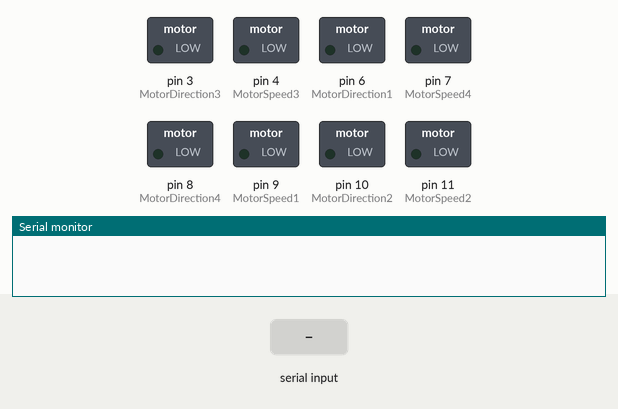
Recording of a sketch running on a simulated Arduino Mega 2560, built with avr-gcc and run on an emulated ATmega2560. Parts: switched loads named in the sketch (green lamp = pin HIGH), the last lines printed to the serial monitor. The test bench sets the inputs (shaded band).

Above: at 1.2 s.
1.3 s: "rear" received over the second serial link
At 2.4 s:
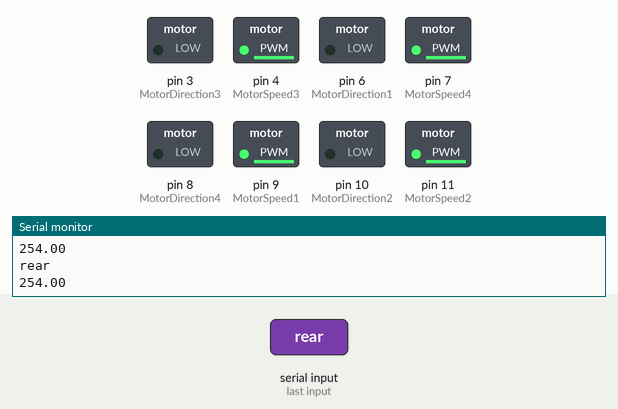
2.8 s: "front" received over the second serial link
At 3.9 s:
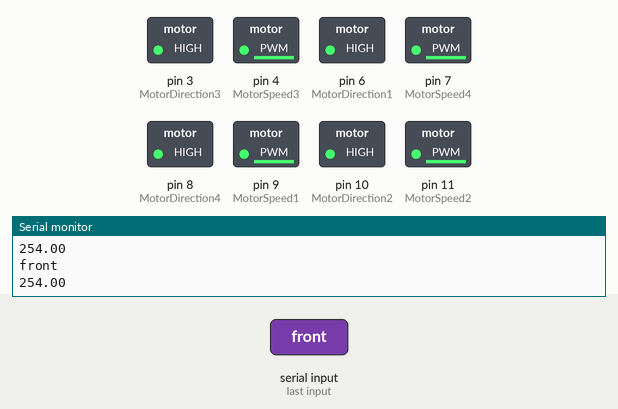
4.3 s: "stop" received over the second serial link
At 4.7 s:
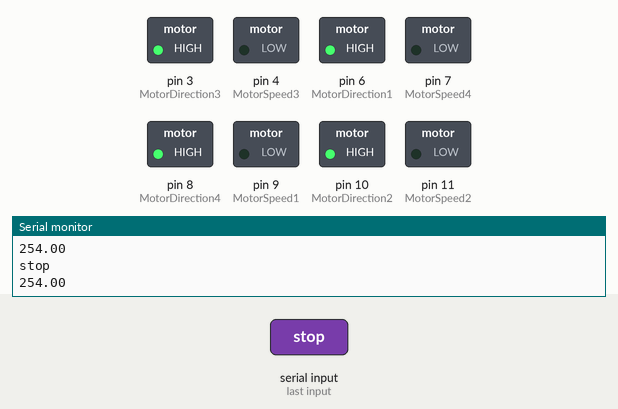
5.8 s: "left" received over the second serial link
At 7.0 s:
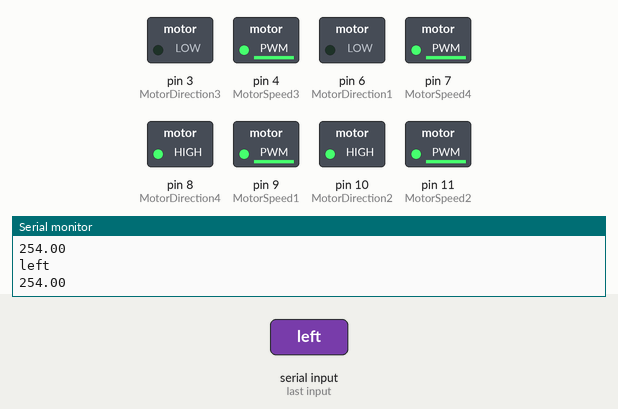
7.3 s: "right" received over the second serial link
At 8.5 s:
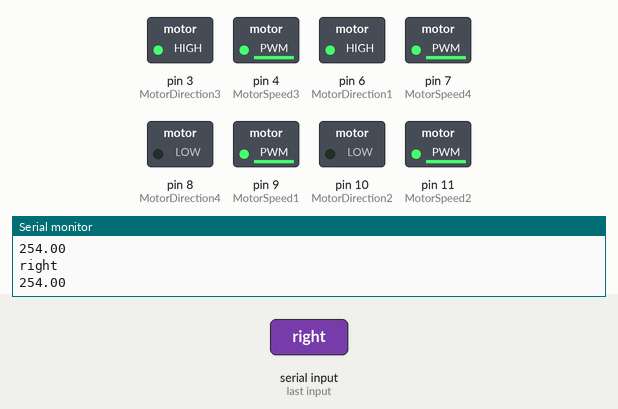
8.8 s: "lf" received over the second serial link
At 9.8 s:
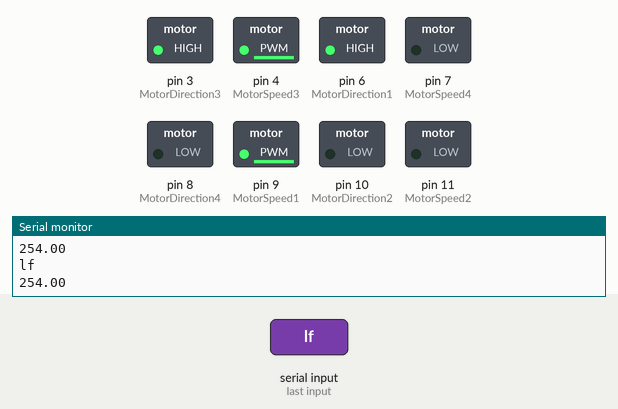
Timing chart, 0 to 11.3 s (numbered marks = the images above; inputs shaded):
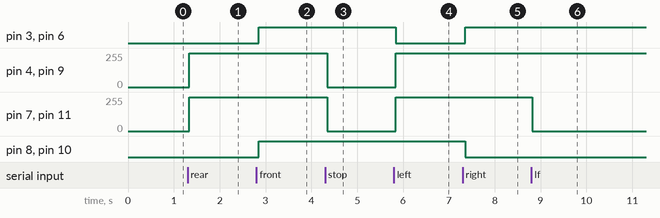

The sketch:

Elephant.ino
```cpp
#include <SoftwareSerial.h>
#include <Servo.h>
#include <HCSR04.h>

Servo myservo;  // create servo object to control a servo
int pos = 0;
//Cytron_PS2Shield ps2; // HardwareSerial

#define LEDPIN 13
#define MotorDirection1 6
#define MotorSpeed4 7
#define MotorDirection4 8
#define MotorSpeed1 9
#define MotorDirection2 10
#define MotorSpeed2 11
#define MotorDirection3 3
#define MotorSpeed3 4
float target_height = 0;
float target_range = 0;
#include <SoftwareSerial.h>
String state;
int SpeedVal = 0;
void setup() {
  Serial.begin(9600);
  Serial1.begin(9600);

  //pinMode(LED, OUTPUT);
  //Serial.println("Ready to connect\nDefualt password is 1234 or 000");
  bool state_buzz = false;
  pinMode(MotorDirection1, OUTPUT);
  pinMode(MotorSpeed1, OUTPUT);

  pinMode(MotorDirection2, OUTPUT);
  pinMode(MotorSpeed2, OUTPUT);

  pinMode(MotorDirection3, OUTPUT);
  pinMode(MotorSpeed3, OUTPUT);
  pinMode(MotorDirection4, OUTPUT);
  pinMode(MotorSpeed4, OUTPUT);
}
void drive(int MS1, int MD1, int MS2, int MD2, int MS3, int MD3, int MS4, int MD4) {
  analogWrite(MotorSpeed1, MS1);
  digitalWrite(MotorDirection1, MD1);
  analogWrite(MotorSpeed2, MS2);
  digitalWrite(MotorDirection2, MD2);
  analogWrite(MotorSpeed3, MS3);
  digitalWrite(MotorDirection3, MD3);
  analogWrite(MotorSpeed4, MS4);
  digitalWrite(MotorDirection4, MD4);
}
void stop() {
  analogWrite(MotorSpeed1, 0);
  analogWrite(MotorSpeed2, 0);
  analogWrite(MotorSpeed3, 0);
  analogWrite(MotorSpeed4, 0);
}
void bp(String x) {
  Serial1.println(state);
  Serial.println(state);
}
// Initialize variables
float speed = 255;
int launch = 0;
int angle = 0;

void loop() {
  Serial1.print(state);
  //Serial.print("ss");
  speed = 254;
  while (Serial1.available()) {  //Check if there is an available byte to read
    delay(10);                   //Delay added to make thing stable
    char c = Serial1.read();     //Conduct a serial read
    state += c;
    //build the string- either "On" or "off"
  }
  if (state == "stop"||state.endsWith("stop")) stop();

  else if (state == "rear"||state.startsWith("rear")) {
    drive(speed, 0, speed, 0, speed, 0, speed, 0);
    Serial.println(speed);
  }
  else if (state == "front"||state.startsWith("front"))
  {
    analogWrite(MotorSpeed1, speed);
  digitalWrite(MotorDirection1, 1);
  analogWrite(MotorSpeed2, speed);
  digitalWrite(MotorDirection2, 1);
  analogWrite(MotorSpeed3, speed);
  digitalWrite(MotorDirection3,1);
  analogWrite(MotorSpeed4, speed);
  digitalWrite(MotorDirection4, 1);
  }

  else if (state == "left"||state.startsWith("left")) drive(speed, 0, speed, 1, speed, 0, speed, 1);

  else if (state == "right"||state.startsWith("right")) drive(speed, 1, speed, 0, speed, 1, speed, 0);
  else if (state == "lf"||state.startsWith("lf")) drive(speed, 1, 0, 0, speed, 1, 0, 0);
  else if (state == "rf"||state.startsWith("rf")) drive(0, 0, speed, 1, 0, 0, speed, 1);
  else if (state == "lr") drive(0, 0, speed, 0, 0, 0, speed, 0);
  else if (state == "rr") drive(speed, 0, 0, 0, speed, 0, 0, 0);

  else if (state == "lrot"||state.startsWith("lrot")) drive(speed, 1, speed, 1, speed, 0, speed, 0);
  //else if (state == "lrot"||state.startsWith("lrot")) drive(speed, 1, speed, 1, speed, 0, speed, 0);
  else if (state == "rrot"||state.startsWith("rrot")) drive(speed,0,speed,0,speed,1,speed,1);

  else if (state == "a")
    ;  //set target heights
  else if (state == "b")
    ;
  else if (state == "c")
    ;
  else if (state == "d")
    ;
  else if (state.toInt() <= 99 && state.toInt() >= 0) speed = map(state.toInt(), 0, 99, 0, 255);
  else if (state.toInt() <= 199 && state.toInt() >= 100) launch = map(state.toInt(), 199, 200, 0, 255);
  else if (state.toInt() <= 299 && state.toInt() >= 200) angle = state.toInt();
  else if (state == "buzz") {
    //  if (hc.dist() < 250) Serial.println("target aligned");
    //buzz is pole is aligned, give a short beep, calculate distance, approximate speed and angle
  }
  if (state.length() > 0) {
    Serial.println(state);
    Serial1.println(state);
    Serial.println(speed);
    state = "";
  }
}  //Reset the variable
```

Measured:
- after the input at 1.3 s, pin 4 (MotorSpeed3), pin 7 (MotorSpeed4), pin 9 (MotorSpeed1), pin 11 (MotorSpeed2): 0/255 → 254/255 at once
- after the input at 2.8 s, pin 3 (MotorDirection3), pin 6 (MotorDirection1), pin 8 (MotorDirection4), pin 10 (MotorDirection2): LOW → HIGH after 0.05 s
- after the input at 4.3 s, pin 4 (MotorSpeed3), pin 7 (MotorSpeed4), pin 9 (MotorSpeed1), pin 11 (MotorSpeed2): 254/255 → 0/255 at once
- after the input at 5.8 s, pin 3 (MotorDirection3), pin 6 (MotorDirection1): HIGH → LOW at once; pin 4 (MotorSpeed3), pin 7 (MotorSpeed4), pin 9 (MotorSpeed1), pin 11 (MotorSpeed2): 0/255 → 254/255 at once
- after the input at 7.3 s, pin 3 (MotorDirection3), pin 6 (MotorDirection1): LOW → HIGH after 0.05 s; pin 8 (MotorDirection4), pin 10 (MotorDirection2): HIGH → LOW after 0.05 s
- after the input at 8.8 s, pin 7 (MotorSpeed4), pin 11 (MotorSpeed2): 254/255 → 0/255 at once
